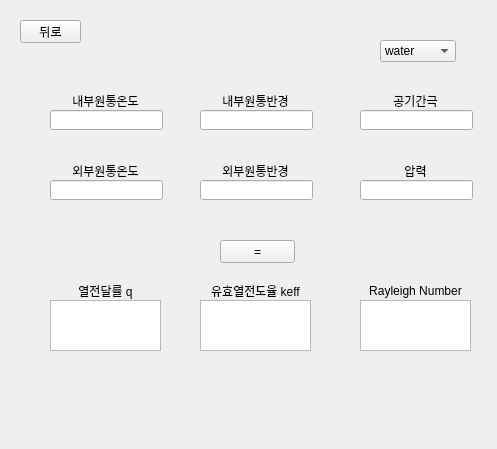
<?xml version="1.0" encoding="UTF-8"?>
<ui version="4.0">
 <class>Form</class>
 <widget class="QWidget" name="Form">
  <property name="geometry">
   <rect>
    <x>0</x>
    <y>0</y>
    <width>497</width>
    <height>449</height>
   </rect>
  </property>
  <property name="windowTitle">
   <string>Form</string>
  </property>
  <widget class="QPushButton" name="pushButton">
   <property name="geometry">
    <rect>
     <x>20</x>
     <y>20</y>
     <width>61</width>
     <height>23</height>
    </rect>
   </property>
   <property name="text">
    <string>뒤로</string>
   </property>
  </widget>
  <widget class="QLineEdit" name="lineEdit">
   <property name="geometry">
    <rect>
     <x>50</x>
     <y>110</y>
     <width>113</width>
     <height>20</height>
    </rect>
   </property>
  </widget>
  <widget class="QLineEdit" name="lineEdit_2">
   <property name="geometry">
    <rect>
     <x>50</x>
     <y>180</y>
     <width>113</width>
     <height>20</height>
    </rect>
   </property>
  </widget>
  <widget class="QLineEdit" name="lineEdit_3">
   <property name="geometry">
    <rect>
     <x>200</x>
     <y>110</y>
     <width>113</width>
     <height>20</height>
    </rect>
   </property>
  </widget>
  <widget class="QLineEdit" name="lineEdit_4">
   <property name="geometry">
    <rect>
     <x>200</x>
     <y>180</y>
     <width>113</width>
     <height>20</height>
    </rect>
   </property>
  </widget>
  <widget class="QLineEdit" name="lineEdit_5">
   <property name="geometry">
    <rect>
     <x>360</x>
     <y>110</y>
     <width>113</width>
     <height>20</height>
    </rect>
   </property>
  </widget>
  <widget class="QLineEdit" name="lineEdit_6">
   <property name="geometry">
    <rect>
     <x>360</x>
     <y>180</y>
     <width>113</width>
     <height>20</height>
    </rect>
   </property>
  </widget>
  <widget class="QComboBox" name="comboBox">
   <property name="geometry">
    <rect>
     <x>380</x>
     <y>40</y>
     <width>76</width>
     <height>22</height>
    </rect>
   </property>
   <item>
    <property name="text">
     <string>water</string>
    </property>
   </item>
   <item>
    <property name="text">
     <string>air</string>
    </property>
   </item>
   <item>
    <property name="text">
     <string>oil</string>
    </property>
   </item>
  </widget>
  <widget class="QPushButton" name="pushButton_2">
   <property name="geometry">
    <rect>
     <x>220</x>
     <y>240</y>
     <width>75</width>
     <height>23</height>
    </rect>
   </property>
   <property name="text">
    <string>=</string>
   </property>
  </widget>
  <widget class="QTextBrowser" name="textBrowser">
   <property name="geometry">
    <rect>
     <x>50</x>
     <y>300</y>
     <width>111</width>
     <height>51</height>
    </rect>
   </property>
  </widget>
  <widget class="QTextBrowser" name="textBrowser_2">
   <property name="geometry">
    <rect>
     <x>200</x>
     <y>300</y>
     <width>111</width>
     <height>51</height>
    </rect>
   </property>
  </widget>
  <widget class="QTextBrowser" name="textBrowser_3">
   <property name="geometry">
    <rect>
     <x>360</x>
     <y>300</y>
     <width>111</width>
     <height>51</height>
    </rect>
   </property>
  </widget>
  <widget class="QLabel" name="label">
   <property name="geometry">
    <rect>
     <x>50</x>
     <y>90</y>
     <width>111</width>
     <height>21</height>
    </rect>
   </property>
   <property name="text">
    <string>내부원통온도</string>
   </property>
   <property name="alignment">
    <set>Qt::AlignCenter</set>
   </property>
  </widget>
  <widget class="QLabel" name="label_2">
   <property name="geometry">
    <rect>
     <x>50</x>
     <y>160</y>
     <width>111</width>
     <height>21</height>
    </rect>
   </property>
   <property name="text">
    <string>외부원통온도</string>
   </property>
   <property name="alignment">
    <set>Qt::AlignCenter</set>
   </property>
  </widget>
  <widget class="QLabel" name="label_3">
   <property name="geometry">
    <rect>
     <x>200</x>
     <y>90</y>
     <width>111</width>
     <height>21</height>
    </rect>
   </property>
   <property name="text">
    <string>내부원통반경</string>
   </property>
   <property name="alignment">
    <set>Qt::AlignCenter</set>
   </property>
  </widget>
  <widget class="QLabel" name="label_4">
   <property name="geometry">
    <rect>
     <x>200</x>
     <y>160</y>
     <width>111</width>
     <height>21</height>
    </rect>
   </property>
   <property name="text">
    <string>외부원통반경</string>
   </property>
   <property name="alignment">
    <set>Qt::AlignCenter</set>
   </property>
  </widget>
  <widget class="QLabel" name="label_5">
   <property name="geometry">
    <rect>
     <x>360</x>
     <y>90</y>
     <width>111</width>
     <height>21</height>
    </rect>
   </property>
   <property name="text">
    <string>공기간극</string>
   </property>
   <property name="alignment">
    <set>Qt::AlignCenter</set>
   </property>
  </widget>
  <widget class="QLabel" name="label_6">
   <property name="geometry">
    <rect>
     <x>360</x>
     <y>160</y>
     <width>111</width>
     <height>21</height>
    </rect>
   </property>
   <property name="text">
    <string>압력</string>
   </property>
   <property name="alignment">
    <set>Qt::AlignCenter</set>
   </property>
  </widget>
  <widget class="QLabel" name="label_7">
   <property name="geometry">
    <rect>
     <x>200</x>
     <y>280</y>
     <width>111</width>
     <height>21</height>
    </rect>
   </property>
   <property name="text">
    <string>유효열전도율 keff</string>
   </property>
   <property name="alignment">
    <set>Qt::AlignCenter</set>
   </property>
  </widget>
  <widget class="QLabel" name="label_8">
   <property name="geometry">
    <rect>
     <x>50</x>
     <y>280</y>
     <width>111</width>
     <height>21</height>
    </rect>
   </property>
   <property name="text">
    <string>열전달률 q</string>
   </property>
   <property name="alignment">
    <set>Qt::AlignCenter</set>
   </property>
  </widget>
  <widget class="QLabel" name="label_9">
   <property name="geometry">
    <rect>
     <x>360</x>
     <y>280</y>
     <width>111</width>
     <height>21</height>
    </rect>
   </property>
   <property name="text">
    <string>Rayleigh Number</string>
   </property>
   <property name="alignment">
    <set>Qt::AlignCenter</set>
   </property>
  </widget>
 </widget>
 <resources/>
 <connections/>
</ui>
